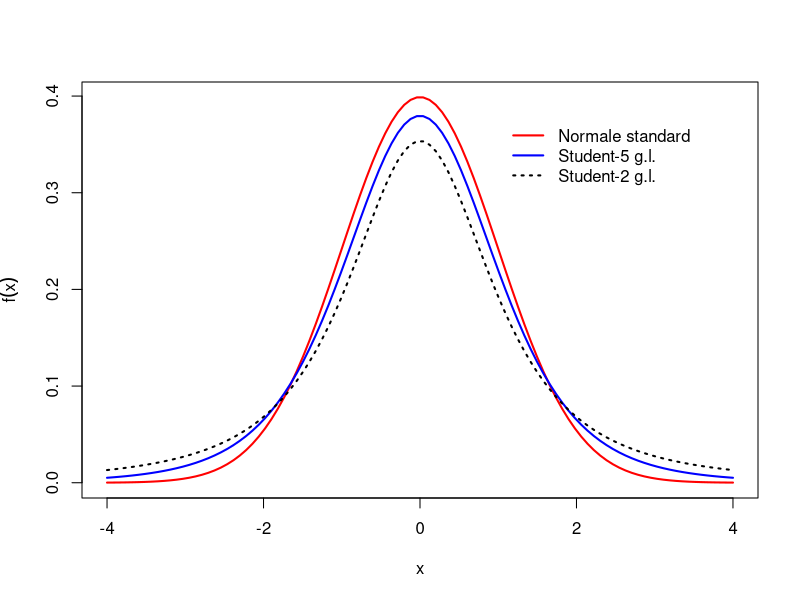

Write the R code that produced this figure.
# TODO: Add comment
# 
# Author: claudio
###############################################################################



pdf(file="grafici/densitaStudent.pdf")
x <- seq(-4,4,length.out = 100)
y1 <- dt(x,df=2)

y2 <- dt(x,df=5)

y3 <-dnorm(x)

plot(x,y3,xlab="x",ylab=expression(f(x)),type="l",col="red",lwd=2)
lines(x,y2,col="blue",lwd=2)
lines(x,y1,lty=3,lwd=2)
legend(x=1,y=0.38,
		legend=c("Normale standard","Student-5 g.l.","Student-2 g.l."),
		col=c("red","blue","black"),
		lty=c(1,1,3),
		lwd=c(2,2,2),
		bty="n"
)


dev.off()
